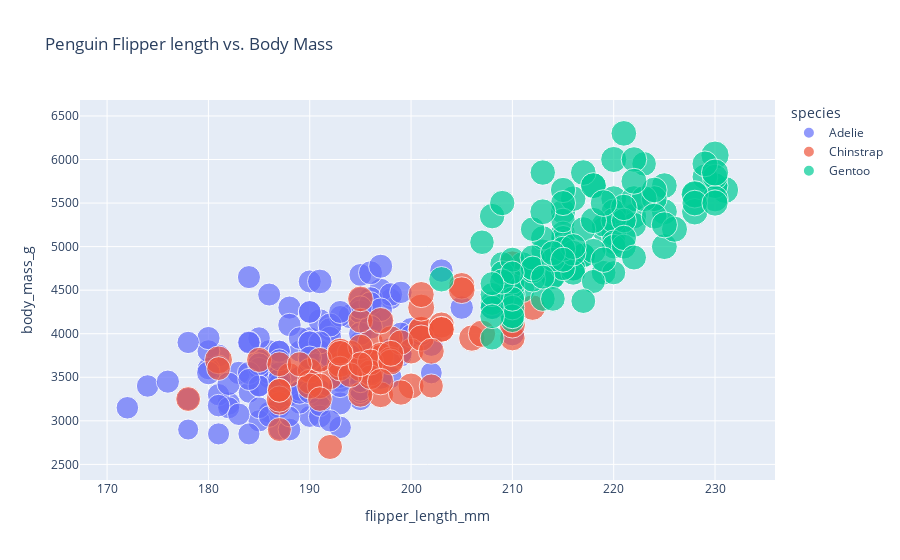

This figure's notebook cell:
### Code cell
import plotly.express as px

table = px.scatter(pngs, x = 'flipper_length_mm', y = 'body_mass_g', color = 'species', size = 'bill_length_mm', hover_data = ['island'], title = 'Penguin Flipper length vs. Body Mass')
table.show()

### Figure 1 — Plotly figure (JSON) as saved in the notebook; plotly's stock layout.template omitted (floating-point values rounded to 4 significant figures; data arrays with more than 128 entries replaced by an {"elided": "..."} marker saying what was removed)
{"data": [{"customdata": {"elided": "146x1 str values"}, "hovertemplate": "species=Adelie<br>flipper_length_mm=%{x}<br>body_mass_g=%{y}<br>bill_length_mm=%{marker.size}<br>island=%{customdata[0]}<extra></extra>", "legendgroup": "Adelie", "marker": {"color": "#636efa", "size": {"elided": "146 float values"}, "sizemode": "area", "sizeref": 0.149, "symbol": "circle"}, "mode": "markers", "name": "Adelie", "orientation": "v", "showlegend": true, "x": {"elided": "146 float values"}, "xaxis": "x", "y": {"elided": "146 float values"}, "yaxis": "y", "type": "scatter"}, {"customdata": [["Dream"], ["Dream"], ["Dream"], ["Dream"], ["Dream"], ["Dream"], ["Dream"], ["Dream"], ["Dream"], ["Dream"], ["Dream"], ["Dream"], ["Dream"], ["Dream"], ["Dream"], ["Dream"], ["Dream"], ["Dream"], ["Dream"], ["Dream"], ["Dream"], ["Dream"], ["Dream"], ["Dream"], ["Dream"], ["Dream"], ["Dream"], ["Dream"], ["Dream"], ["Dream"], ["Dream"], ["Dream"], ["Dream"], ["Dream"], ["Dream"], ["Dream"], ["Dream"], ["Dream"], ["Dream"], ["Dream"], ["Dream"], ["Dream"], ["Dream"], ["Dream"], ["Dream"], ["Dream"], ["Dream"], ["Dream"], ["Dream"], ["Dream"], ["Dream"], ["Dream"], ["Dream"], ["Dream"], ["Dream"], ["Dream"], ["Dream"], ["Dream"], ["Dream"], ["Dream"], ["Dream"], ["Dream"], ["Dream"], ["Dream"], ["Dream"], ["Dream"], ["Dream"], ["Dream"]], "hovertemplate": "species=Chinstrap<br>flipper_length_mm=%{x}<br>body_mass_g=%{y}<br>bill_length_mm=%{marker.size}<br>island=%{customdata[0]}<extra></extra>", "legendgroup": "Chinstrap", "marker": {"color": "#EF553B", "size": [46.5, 50.0, 51.3, 45.4, 52.7, 45.2, 46.1, 51.3, 46.0, 51.3, 46.6, 51.7, 47.0, 52.0, 45.9, 50.5, 50.3, 58.0, 46.4, 49.2, 42.4, 48.5, 43.2, 50.6, 46.7, 52.0, 50.5, 49.5, 46.4, 52.8, 40.9, 54.2, 42.5, 51.0, 49.7, 47.5, 47.6, 52.0, 46.9, 53.5, 49.0, 46.2, 50.9, 45.5, 50.9, 50.8, 50.1, 49.0, 51.5, 49.8, 48.1, 51.4, 45.7, 50.7, 42.5, 52.2, 45.2, 49.3, 50.2, 45.6, 51.9, 46.8, 45.7, 55.8, 43.5, 49.6, 50.8, 50.2], "sizemode": "area", "sizeref": 0.149, "symbol": "circle"}, "mode": "markers", "name": "Chinstrap", "orientation": "v", "showlegend": true, "x": [192.0, 196.0, 193.0, 188.0, 197.0, 198.0, 178.0, 197.0, 195.0, 198.0, 193.0, 194.0, 185.0, 201.0, 190.0, 201.0, 197.0, 181.0, 190.0, 195.0, 181.0, 191.0, 187.0, 193.0, 195.0, 197.0, 200.0, 200.0, 191.0, 205.0, 187.0, 201.0, 187.0, 203.0, 195.0, 199.0, 195.0, 210.0, 192.0, 205.0, 210.0, 187.0, 196.0, 196.0, 196.0, 201.0, 190.0, 212.0, 187.0, 198.0, 199.0, 201.0, 193.0, 203.0, 187.0, 197.0, 191.0, 203.0, 202.0, 194.0, 206.0, 189.0, 195.0, 207.0, 202.0, 193.0, 210.0, 198.0], "xaxis": "x", "y": [3500.0, 3900.0, 3650.0, 3525.0, 3725.0, 3950.0, 3250.0, 3750.0, 4150.0, 3700.0, 3800.0, 3775.0, 3700.0, 4050.0, 3575.0, 4050.0, 3300.0, 3700.0, 3450.0, 4400.0, 3600.0, 3400.0, 2900.0, 3800.0, 3300.0, 4150.0, 3400.0, 3800.0, 3700.0, 4550.0, 3200.0, 4300.0, 3350.0, 4100.0, 3600.0, 3900.0, 3850.0, 4800.0, 2700.0, 4500.0, 3950.0, 3650.0, 3550.0, 3500.0, 3675.0, 4450.0, 3400.0, 4300.0, 3250.0, 3675.0, 3325.0, 3950.0, 3600.0, 4050.0, 3350.0, 3450.0, 3250.0, 4050.0, 3800.0, 3525.0, 3950.0, 3650.0, 3650.0, 4000.0, 3400.0, 3775.0, 4100.0, 3775.0], "yaxis": "y", "type": "scatter"}, {"customdata": [["Biscoe"], ["Biscoe"], ["Biscoe"], ["Biscoe"], ["Biscoe"], ["Biscoe"], ["Biscoe"], ["Biscoe"], ["Biscoe"], ["Biscoe"], ["Biscoe"], ["Biscoe"], ["Biscoe"], ["Biscoe"], ["Biscoe"], ["Biscoe"], ["Biscoe"], ["Biscoe"], ["Biscoe"], ["Biscoe"], ["Biscoe"], ["Biscoe"], ["Biscoe"], ["Biscoe"], ["Biscoe"], ["Biscoe"], ["Biscoe"], ["Biscoe"], ["Biscoe"], ["Biscoe"], ["Biscoe"], ["Biscoe"], ["Biscoe"], ["Biscoe"], ["Biscoe"], ["Biscoe"], ["Biscoe"], ["Biscoe"], ["Biscoe"], ["Biscoe"], ["Biscoe"], ["Biscoe"], ["Biscoe"], ["Biscoe"], ["Biscoe"], ["Biscoe"], ["Biscoe"], ["Biscoe"], ["Biscoe"], ["Biscoe"], ["Biscoe"], ["Biscoe"], ["Biscoe"], ["Biscoe"], ["Biscoe"], ["Biscoe"], ["Biscoe"], ["Biscoe"], ["Biscoe"], ["Biscoe"], ["Biscoe"], ["Biscoe"], ["Biscoe"], ["Biscoe"], ["Biscoe"], ["Biscoe"], ["Biscoe"], ["Biscoe"], ["Biscoe"], ["Biscoe"], ["Biscoe"], ["Biscoe"], ["Biscoe"], ["Biscoe"], ["Biscoe"], ["Biscoe"], ["Biscoe"], ["Biscoe"], ["Biscoe"], ["Biscoe"], ["Biscoe"], ["Biscoe"], ["Biscoe"], ["Biscoe"], ["Biscoe"], ["Biscoe"], ["Biscoe"], ["Biscoe"], ["Biscoe"], ["Biscoe"], ["Biscoe"], ["Biscoe"], ["Biscoe"], ["Biscoe"], ["Biscoe"], ["Biscoe"], ["Biscoe"], ["Biscoe"], ["Biscoe"], ["Biscoe"], ["Biscoe"], ["Biscoe"], ["Biscoe"], ["Biscoe"], ["Biscoe"], ["Biscoe"], ["Biscoe"], ["Biscoe"], ["Biscoe"], ["Biscoe"], ["Biscoe"], ["Biscoe"], ["Biscoe"], ["Biscoe"], ["Biscoe"], ["Biscoe"], ["Biscoe"], ["Biscoe"], ["Biscoe"]], "hovertemplate": "species=Gentoo<br>flipper_length_mm=%{x}<br>body_mass_g=%{y}<br>bill_length_mm=%{marker.size}<br>island=%{customdata[0]}<extra></extra>", "legendgroup": "Gentoo", "marker": {"color": "#00cc96", "size": [46.1, 50.0, 48.7, 50.0, 47.6, 46.5, 45.4, 46.7, 43.3, 46.8, 40.9, 49.0, 45.5, 48.4, 45.8, 49.3, 42.0, 49.2, 46.2, 48.7, 50.2, 45.1, 46.5, 46.3, 42.9, 46.1, 47.8, 48.2, 50.0, 47.3, 42.8, 45.1, 59.6, 49.1, 48.4, 42.6, 44.4, 44.0, 48.7, 42.7, 49.6, 45.3, 49.6, 50.5, 43.6, 45.5, 50.5, 44.9, 45.2, 46.6, 48.5, 45.1, 50.1, 46.5, 45.0, 43.8, 45.5, 43.2, 50.4, 45.3, 46.2, 45.7, 54.3, 45.8, 49.8, 49.5, 43.5, 50.7, 47.7, 46.4, 48.2, 46.5, 46.4, 48.6, 47.5, 51.1, 45.2, 45.2, 49.1, 52.5, 47.4, 50.0, 44.9, 50.8, 43.4, 51.3, 47.5, 52.1, 47.5, 52.2, 45.5, 49.5, 44.5, 50.8, 49.4, 46.9, 48.4, 51.1, 48.5, 55.9, 47.2, 49.1, 46.8, 41.7, 53.4, 43.3, 48.1, 50.5, 49.8, 43.5, 51.5, 46.2, 55.1, 48.8, 47.2, 46.8, 50.4, 45.2, 49.9], "sizemode": "area", "sizeref": 0.149, "symbol": "circle"}, "mode": "markers", "name": "Gentoo", "orientation": "v", "showlegend": true, "x": [211.0, 230.0, 210.0, 218.0, 215.0, 210.0, 211.0, 219.0, 209.0, 215.0, 214.0, 216.0, 214.0, 213.0, 210.0, 217.0, 210.0, 221.0, 209.0, 222.0, 218.0, 215.0, 213.0, 215.0, 215.0, 215.0, 215.0, 210.0, 220.0, 222.0, 209.0, 207.0, 230.0, 220.0, 220.0, 213.0, 219.0, 208.0, 208.0, 208.0, 225.0, 210.0, 216.0, 222.0, 217.0, 210.0, 225.0, 213.0, 215.0, 210.0, 220.0, 210.0, 225.0, 217.0, 220.0, 208.0, 220.0, 208.0, 224.0, 208.0, 221.0, 214.0, 231.0, 219.0, 230.0, 229.0, 220.0, 223.0, 216.0, 221.0, 221.0, 217.0, 216.0, 230.0, 209.0, 220.0, 215.0, 223.0, 212.0, 221.0, 212.0, 224.0, 212.0, 228.0, 218.0, 218.0, 212.0, 230.0, 218.0, 228.0, 212.0, 224.0, 214.0, 226.0, 216.0, 222.0, 203.0, 225.0, 219.0, 228.0, 215.0, 228.0, 215.0, 210.0, 219.0, 208.0, 209.0, 216.0, 229.0, 213.0, 230.0, 217.0, 230.0, 222.0, 214.0, 215.0, 222.0, 212.0, 213.0], "xaxis": "x", "y": [4500.0, 5700.0, 4450.0, 5700.0, 5400.0, 4550.0, 4800.0, 5200.0, 4400.0, 5150.0, 4650.0, 5550.0, 4650.0, 5850.0, 4200.0, 5850.0, 4150.0, 6300.0, 4800.0, 5350.0, 5700.0, 5000.0, 4400.0, 5050.0, 5000.0, 5100.0, 5650.0, 4600.0, 5550.0, 5250.0, 4700.0, 5050.0, 6050.0, 5150.0, 5400.0, 4950.0, 5250.0, 4350.0, 5350.0, 3950.0, 5700.0, 4300.0, 4750.0, 5550.0, 4900.0, 4200.0, 5400.0, 5100.0, 5300.0, 4850.0, 5300.0, 4400.0, 5000.0, 4900.0, 5050.0, 4300.0, 5000.0, 4450.0, 5550.0, 4200.0, 5300.0, 4400.0, 5650.0, 4700.0, 5700.0, 5800.0, 4700.0, 5550.0, 4750.0, 5000.0, 5100.0, 5200.0, 4700.0, 5800.0, 4600.0, 6000.0, 4750.0, 5950.0, 4625.0, 5450.0, 4725.0, 5350.0, 4750.0, 5600.0, 4600.0, 5300.0, 4875.0, 5550.0, 4950.0, 5400.0, 4750.0, 5650.0, 4850.0, 5200.0, 4925.0, 4875.0, 4625.0, 5250.0, 4850.0, 5600.0, 4975.0, 5500.0, 5500.0, 4700.0, 5500.0, 4575.0, 5500.0, 5000.0, 5950.0, 4650.0, 5500.0, 4375.0, 5850.0, 6000.0, 4925.0, 4850.0, 5750.0, 5200.0, 5400.0], "yaxis": "y", "type": "scatter"}], "layout": {"xaxis": {"anchor": "y", "domain": [0.0, 1.0], "title": {"text": "flipper_length_mm"}}, "yaxis": {"anchor": "x", "domain": [0.0, 1.0], "title": {"text": "body_mass_g"}}, "legend": {"title": {"text": "species"}, "tracegroupgap": 0, "itemsizing": "constant"}, "title": {"text": "Penguin Flipper length vs. Body Mass"}}}
